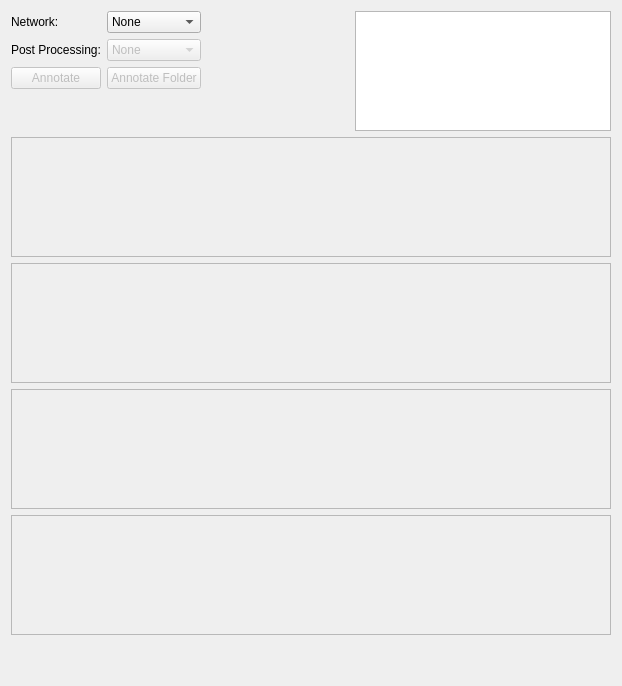
      <widget class="QWidget" name="automatic">
       <attribute name="title">
        <string>Automatic Annotation Mode</string>
       </attribute>
       <layout class="QVBoxLayout" name="verticalLayout_3">
        <item>
         <layout class="QGridLayout" name="gridLayout_2">
          <item row="1" column="3">
           <spacer name="horizontalSpacer_7">
            <property name="orientation">
             <enum>Qt::Horizontal</enum>
            </property>
            <property name="sizeType">
             <enum>QSizePolicy::MinimumExpanding</enum>
            </property>
            <property name="sizeHint" stdset="0">
             <size>
              <width>40</width>
              <height>20</height>
             </size>
            </property>
           </spacer>
          </item>
          <item row="2" column="0">
           <widget class="QLabel" name="label_3">
            <property name="text">
             <string>Post Processing:</string>
            </property>
           </widget>
          </item>
          <item row="3" column="0">
           <widget class="QPushButton" name="aa_annotate_button">
            <property name="enabled">
             <bool>false</bool>
            </property>
            <property name="text">
             <string>Annotate</string>
            </property>
           </widget>
          </item>
          <item row="1" column="0">
           <widget class="QLabel" name="label_2">
            <property name="text">
             <string>Network:</string>
            </property>
           </widget>
          </item>
          <item row="2" column="1">
           <widget class="QComboBox" name="aa_post_processing_comboBox">
            <property name="enabled">
             <bool>false</bool>
            </property>
            <item>
             <property name="text">
              <string>None</string>
             </property>
            </item>
           </widget>
          </item>
          <item row="1" column="1">
           <widget class="QComboBox" name="aa_network_comboBox">
            <property name="enabled">
             <bool>true</bool>
            </property>
            <item>
             <property name="text">
              <string>None</string>
             </property>
            </item>
           </widget>
          </item>
          <item row="3" column="1">
           <widget class="QPushButton" name="aa_annotate_folder_button">
            <property name="enabled">
             <bool>false</bool>
            </property>
            <property name="text">
             <string>Annotate Folder</string>
            </property>
           </widget>
          </item>
          <item row="4" column="1">
           <spacer name="verticalSpacer_2">
            <property name="orientation">
             <enum>Qt::Vertical</enum>
            </property>
            <property name="sizeType">
             <enum>QSizePolicy::Minimum</enum>
            </property>
            <property name="sizeHint" stdset="0">
             <size>
              <width>20</width>
              <height>5</height>
             </size>
            </property>
           </spacer>
          </item>
          <item row="1" column="4" rowspan="4">
           <widget class="QTextEdit" name="aa_statusWindow">
            <property name="enabled">
             <bool>true</bool>
            </property>
            <property name="sizePolicy">
             <sizepolicy hsizetype="Expanding" vsizetype="MinimumExpanding">
              <horstretch>0</horstretch>
              <verstretch>0</verstretch>
             </sizepolicy>
            </property>
            <property name="minimumSize">
             <size>
              <width>0</width>
              <height>0</height>
             </size>
            </property>
            <property name="maximumSize">
             <size>
              <width>16777215</width>
              <height>120</height>
             </size>
            </property>
            <property name="undoRedoEnabled">
             <bool>false</bool>
            </property>
            <property name="readOnly">
             <bool>true</bool>
            </property>
            <property name="acceptRichText">
             <bool>true</bool>
            </property>
            <property name="textInteractionFlags">
             <set>Qt::NoTextInteraction</set>
            </property>
           </widget>
          </item>
         </layout>
        </item>
        <item>
         <widget class="PlotWidget" name="aa_classGraph">
          <property name="enabled">
           <bool>false</bool>
          </property>
          <property name="sizePolicy">
           <sizepolicy hsizetype="MinimumExpanding" vsizetype="Expanding">
            <horstretch>0</horstretch>
            <verstretch>0</verstretch>
           </sizepolicy>
          </property>
          <property name="minimumSize">
           <size>
            <width>600</width>
            <height>80</height>
           </size>
          </property>
          <property name="maximumSize">
           <size>
            <width>16777215</width>
            <height>120</height>
           </size>
          </property>
         </widget>
        </item>
        <item>
         <widget class="PlotWidget" name="aa_classGraph_2">
          <property name="enabled">
           <bool>false</bool>
          </property>
          <property name="sizePolicy">
           <sizepolicy hsizetype="MinimumExpanding" vsizetype="Expanding">
            <horstretch>0</horstretch>
            <verstretch>0</verstretch>
           </sizepolicy>
          </property>
          <property name="minimumSize">
           <size>
            <width>600</width>
            <height>80</height>
           </size>
          </property>
          <property name="maximumSize">
           <size>
            <width>16777215</width>
            <height>120</height>
           </size>
          </property>
         </widget>
        </item>
        <item>
         <widget class="PlotWidget" name="aa_classGraph_3">
          <property name="enabled">
           <bool>false</bool>
          </property>
          <property name="sizePolicy">
           <sizepolicy hsizetype="MinimumExpanding" vsizetype="Expanding">
            <horstretch>0</horstretch>
            <verstretch>0</verstretch>
           </sizepolicy>
          </property>
          <property name="minimumSize">
           <size>
            <width>600</width>
            <height>80</height>
           </size>
          </property>
          <property name="maximumSize">
           <size>
            <width>16777215</width>
            <height>120</height>
           </size>
          </property>
         </widget>
        </item>
        <item>
         <widget class="PlotWidget" name="aa_attributeGraph">
          <property name="enabled">
           <bool>false</bool>
          </property>
          <property name="sizePolicy">
           <sizepolicy hsizetype="MinimumExpanding" vsizetype="Expanding">
            <horstretch>0</horstretch>
            <verstretch>0</verstretch>
           </sizepolicy>
          </property>
          <property name="minimumSize">
           <size>
            <width>600</width>
            <height>80</height>
           </size>
          </property>
          <property name="maximumSize">
           <size>
            <width>16777215</width>
            <height>120</height>
           </size>
          </property>
         </widget>
        </item>
        <item>
         <spacer name="verticalSpacer">
          <property name="orientation">
           <enum>Qt::Vertical</enum>
          </property>
          <property name="sizeHint" stdset="0">
           <size>
            <width>20</width>
            <height>40</height>
           </size>
          </property>
         </spacer>
        </item>
       </layout>
      </widget>
